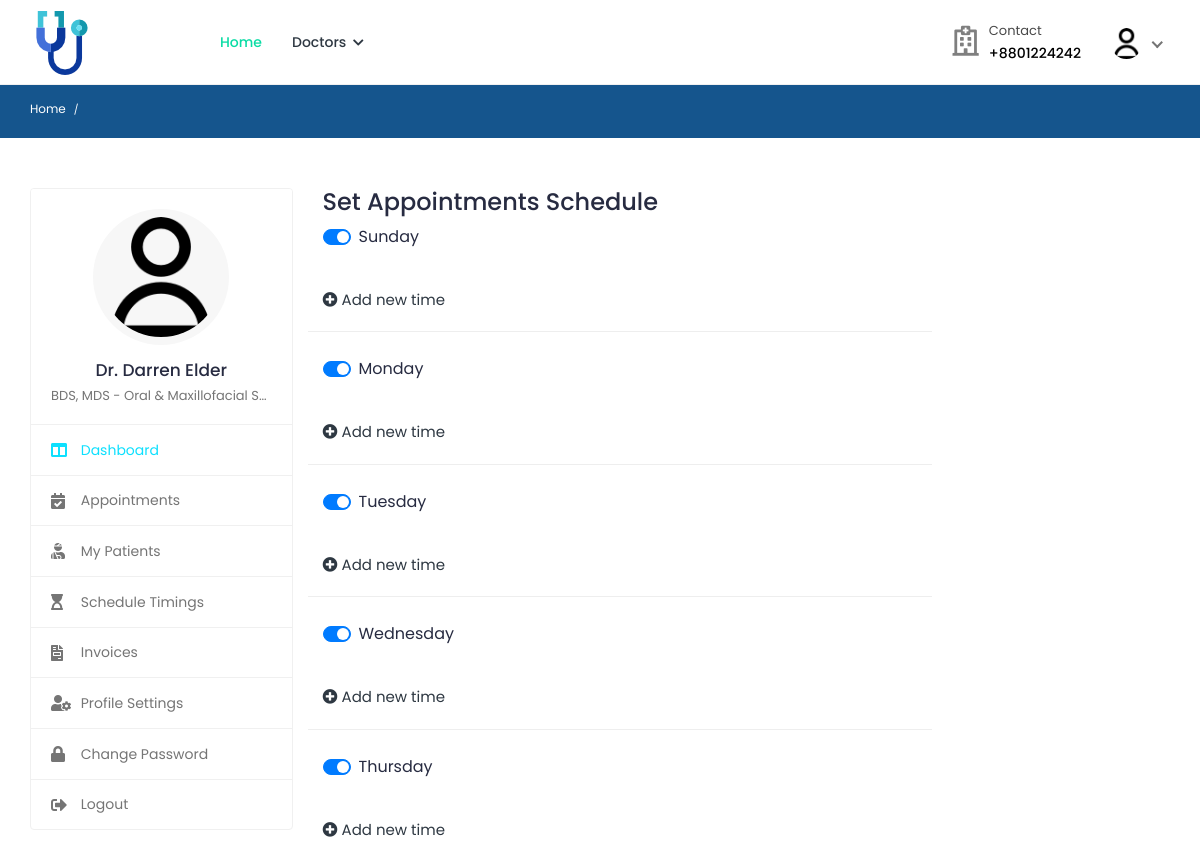
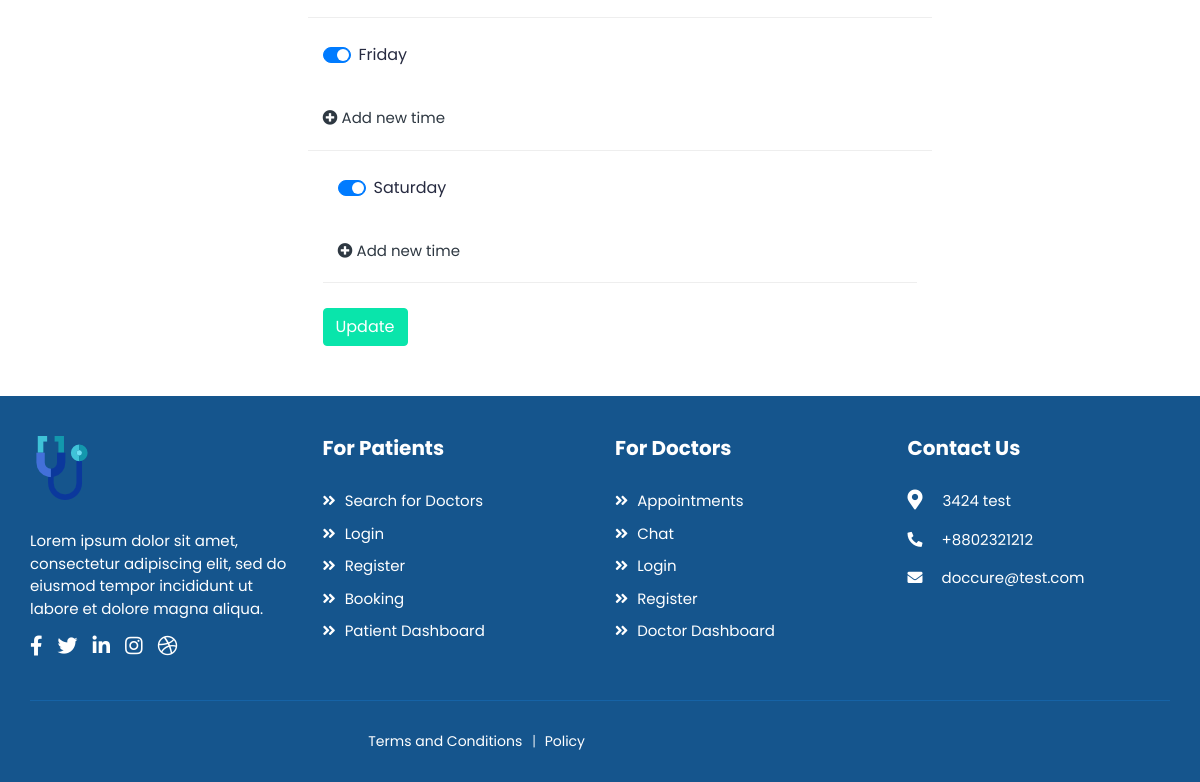
Page /doctors/schedule-timings/ (signed in) on the earlier database version (2 pictures, top to bottom).
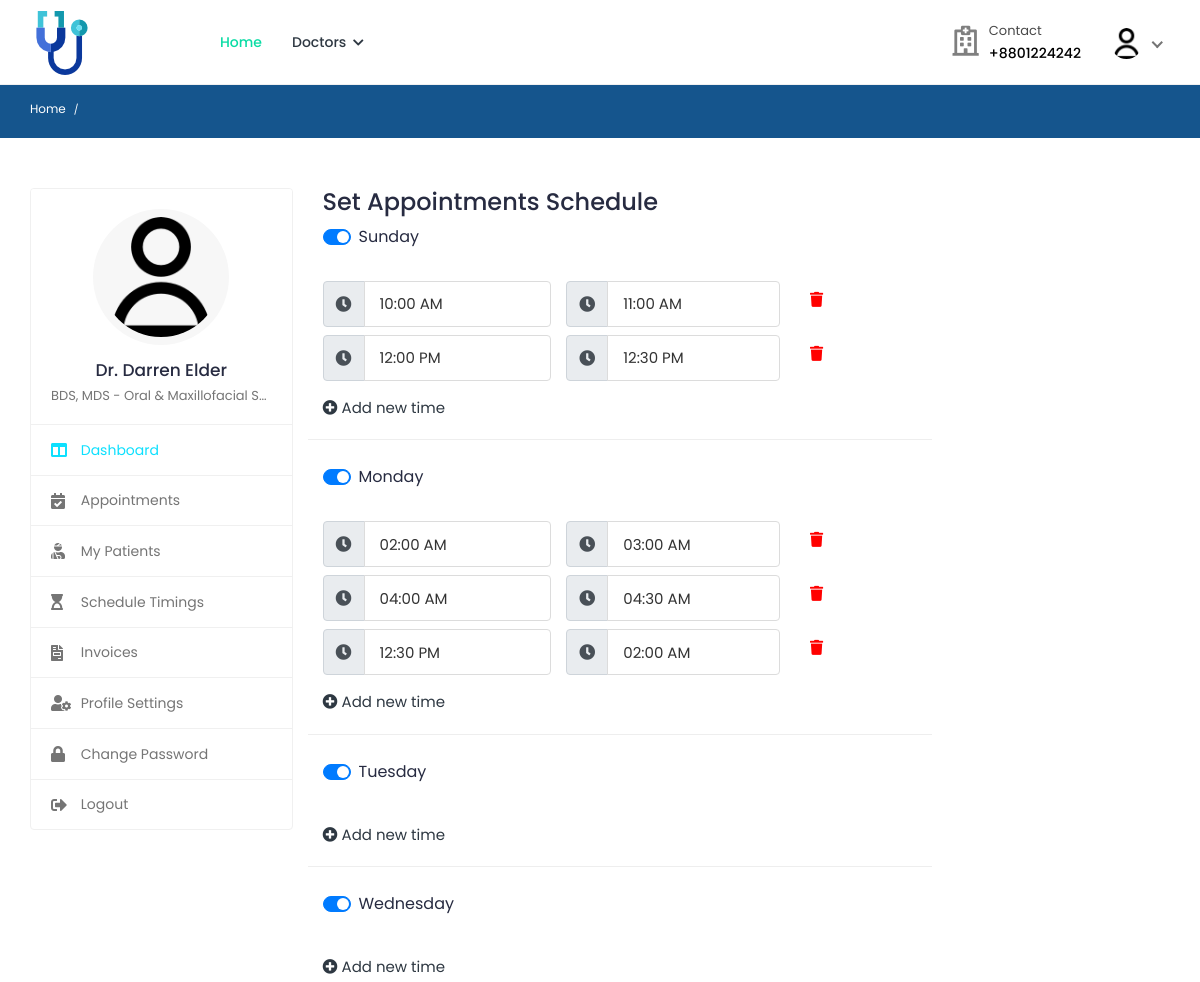
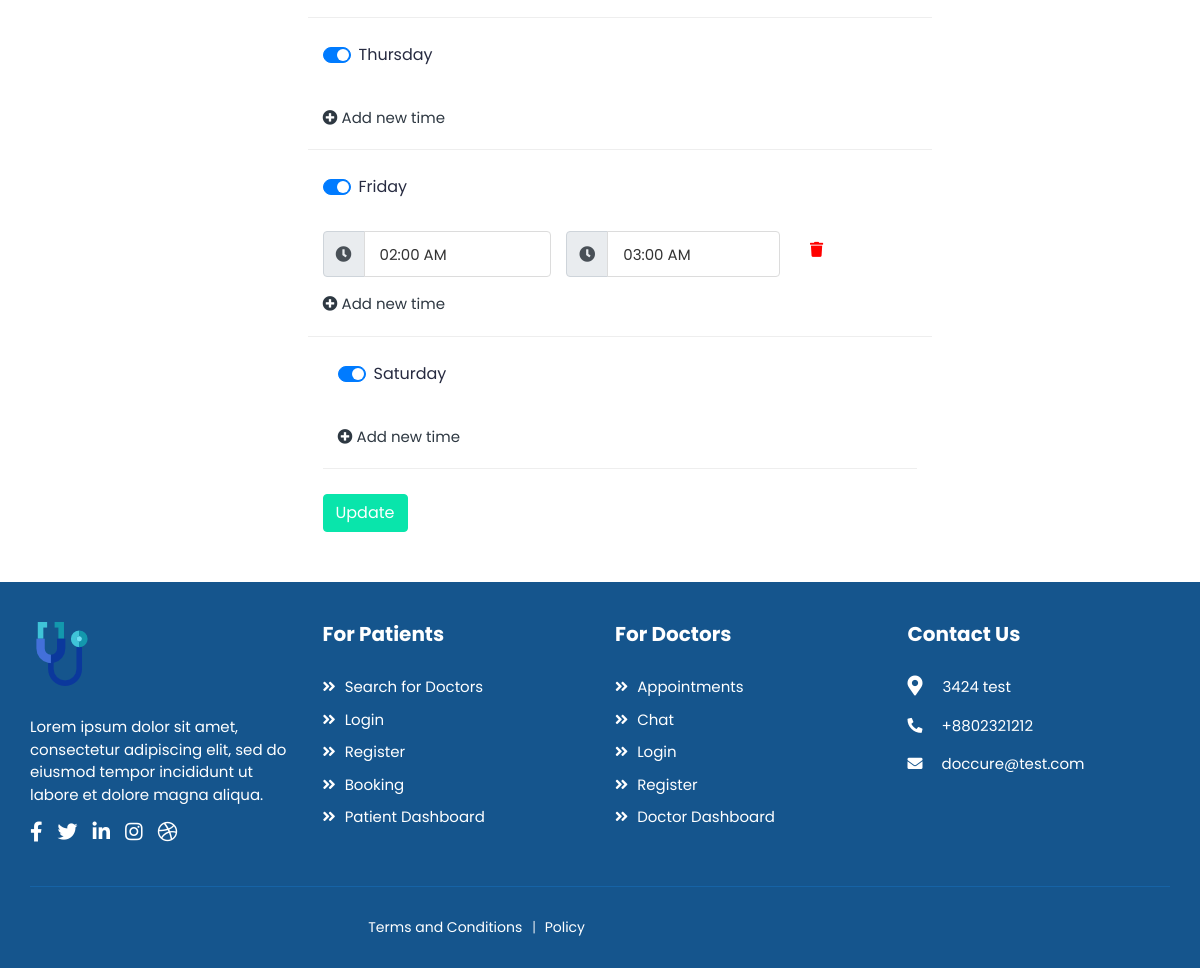
Same page on the later database version (2 pictures, top to bottom).
### doctors/models/general.py (models this page shows)
class TimeRange(models.Model):
    start = models.TimeField()
    end = models.TimeField()
    class Meta:
        unique_together = ('start', 'end')

### decorators.py (the view)
    def wrap(request, *args, **kwargs):
        user = request.user
        if user.role == "doctor":
            return function(request, *args, **kwargs)
        else:
            raise PermissionDenied

### templates/doctors/schedule-timings.html (shortened to what this page needs)
{% extends 'includes/doctor-sidebar.html' %}
{% load static %}
{% block css %}
    <link href="https://cdnjs.cloudflare.com/ajax/libs/timepicker/1.3.5/jquery.timepicker.min.css" rel="stylesheet">
    <link rel="stylesheet" href="{% static 'assets/css/doctor.css' %}">
{% endblock %}
{% block main %}
    <div class="row">
        <div class="col-md-8">
            <div class="box">
                <div class="box-header with-border">
                    <h3 class="box-title">Set Appointments Schedule</h3>
                </div>
                <div class="box-body">
                    <form method="post" class="validate-form" action="" role="form">
                        <div class="row main_item">
                            <div class="item-rows w-100 mb-20">
                                <div class="form-group col-md-12 mb-0">
                                    <div class="custom-control custom-switch pt-10">
                                        <label class="custom-control-label" for="switch-1">Sunday</label>
                                    </div>
                                </div>
                                {% for time in user.sunday.time_range.all %}
                                    <div class="hour-item col-md-12 hideable_1" id="row_48">
                                        <div class="row">
                                            <div class="col-sm-5 pr-0 mb-2">
                                                <div class="input-group">
                                                    <div class="input-group-prepend">
                                                        <span class="input-group-text"><i class="fa fa-clock"></i></span>
                                                    </div>
                                                    <input type="text" class="form-control timepicker" name="start_time_0" value="{{ time.start|time:"H:i A" }}" placeholder="Start time" autocomplete="off">
                                                </div>
                                            </div>
                                            <div class="col-sm-5 mb-2">
                                                <div class="input-group">
                                                    <div class="input-group-prepend">
                                                        <span class="input-group-text"><i class="fa fa-clock"></i></span>
                                                    </div>
                                                    <input type="text" class="form-control timepicker" name="end_time_0" value="{{ time.end|time:"H:i A" }}" placeholder="End time" autocomplete="off">
                                                </div>
                                            </div>
                                            <div class="col-sm-2 mb-2 mt-2"><a data-id="48" href="" class="del_time_row delete_item text-danger"><i class="fa fa-trash"></i></a></div>
                                        </div>
                                    </div>
                                {% endfor %}
                                <div class="form-group col-sm-12 mt-2 hideable_1" style="display: block;">
                                    <a href="#" data-id="0" class="add_time_row"><i class="fa fa-plus-circle"></i> Add new time</a>
                                </div>
                                <div class="day_divider"></div>
                            </div>
                            <div class="item-rows w-100 mb-20">
                                <div class="form-group col-md-12 mb-0">
                                    <div class="custom-control custom-switch pt-10">
                                        <label class="custom-control-label" for="switch-2">Monday</label>
                                    </div>
                                </div>
                                {% for time in user.monday.time_range.all %}
                                    <div class="hour-item col-md-12 hideable_2" id="row_52">
                                        <div class="row">
                                            <div class="col-sm-5 pr-0 mb-2">
                                                <div class="input-group">
                                                    <div class="input-group-prepend">
                                                        <span class="input-group-text"><i class="fa fa-clock"></i></span>
                                                    </div>
                                                    <input type="text" class="form-control timepicker" name="start_time_1" value="{{ time.start|time:"H:i A" }}" placeholder="Start time" autocomplete="off">
                                                </div>
                                            </div>
                                            <div class="col-sm-5 mb-2">
                                                <div class="input-group">
                                                    <div class="input-group-prepend">
                                                        <span class="input-group-text"><i class="fa fa-clock"></i></span>
                                                    </div>
                                                    <input type="text" class="form-control timepicker" name="end_time_1" value="{{ time.end|time:"H:i A" }}" placeholder="End time" autocomplete="off">
                                                </div>
                                            </div>
                                            <div class="col-sm-2 mb-2 mt-2"><a data-id="52" href="" class="del_time_row delete_item text-danger"><i class="fa fa-trash"></i></a></div>
                                        </div>
                                    </div>
                                {% endfor %}
                                <div class="form-group col-sm-12 mt-2 hideable_2" style="display: block;">
                                    <a href="#" data-id="1" class="add_time_row"><i class="fa fa-plus-circle"></i> Add new time</a>
                                </div>
                                <div class="day_divider"></div>
                            </div>
                            <div class="item-rows w-100 mb-20">
                                <div class="form-group col-md-12 mb-0">
                                    <div class="custom-control custom-switch pt-10">
                                        <label class="custom-control-label" for="switch-3">Tuesday</label>
                                    </div>
                                </div>
                                <div class="form-group col-sm-12 mt-2 hideable_3" style="display: block;">
                                    <a href="#" data-id="2" class="add_time_row"><i class="fa fa-plus-circle"></i> Add new time</a>
                                </div>
                                <div class="day_divider"></div>
                            </div>
                            <div class="item-rows w-100 mb-20">
                                <div class="form-group col-md-12 mb-0">
                                    <div class="custom-control custom-switch pt-10">
                                        <label class="custom-control-label" for="switch-4">Wednesday</label>
                                    </div>
                                </div>
                                <div class="form-group col-sm-12 mt-2 hideable_4" style="display: block;">
                                    <a href="#" data-id="3" class="add_time_row"><i class="fa fa-plus-circle"></i> Add new time</a>
                                </div>
                                <div class="day_divider"></div>
                            </div>
                            <div class="item-rows w-100 mb-20">
                                <div class="form-group col-md-12 mb-0">
                                    <div class="custom-control custom-switch pt-10">
                                        <label class="custom-control-label" for="switch-5">Thursday</label>
                                    </div>
                                </div>
                                <div class="form-group col-sm-12 mt-2 hideable_5" style="display: block;">
                                    <a href="#" data-id="4" class="add_time_row"><i class="fa fa-plus-circle"></i> Add new time</a>
                                </div>
                                <div class="day_divider"></div>
                            </div>
                            <div class="item-rows w-100 mb-20">
                                <div class="form-group col-md-12 mb-0">
                                    <div class="custom-control custom-switch pt-10">
                                        <label class="custom-control-label" for="switch-6">Friday</label>
                                    </div>
                                </div>
                                 {% for time in user.friday.time_range.all %}
                                    <div class="hour-item col-md-12 hideable_5" id="row_52">
                                        <div class="row">
                                            <div class="col-sm-5 pr-0 mb-2">
                                                <div class="input-group">
                                                    <div class="input-group-prepend">
                                                        <span class="input-group-text"><i class="fa fa-clock"></i></span>
                                                    </div>
                                                    <input type="text" class="form-control timepicker" name="start_time_1" value="{{ time.start|time:"H:i A" }}" placeholder="Start time" autocomplete="off">
                                                </div>
                                            </div>
                                            <div class="col-sm-5 mb-2">
                                                <div class="input-group">
                                                    <div class="input-group-prepend">
                                                        <span class="input-group-text"><i class="fa fa-clock"></i></span>
                                                    </div>
                                                    <input type="text" class="form-control timepicker" name="end_time_1" value="{{ time.end|time:"H:i A" }}" placeholder="End time" autocomplete="off">
                                                </div>
                                            </div>
                                            <div class="col-sm-2 mb-2 mt-2"><a data-id="52" href="" class="del_time_row delete_item text-danger"><i class="fa fa-trash"></i></a></div>
                                        </div>
                                    </div>
                                {% endfor %}
                                <div class="form-group col-sm-12 mt-2 hideable_6">
                                    <a href="#" data-id="5" class="add_time_row"><i class="fa fa-plus-circle"></i> Add new time</a>
                                </div>
                                <div class="day_divider"></div>
                            </div>
                        </div>
                        <div class="item-rows w-100 mb-20">
                            <div class="form-group col-md-12 mb-0">
                                <div class="custom-control custom-switch pt-10">
                                    <label class="custom-control-label" for="switch-7">Saturday</label>
                                </div>
                            </div>
                            <div class="form-group col-sm-12 mt-2 hideable_7" style="display: block;">
                                <a href="#" data-id="6" class="add_time_row"><i class="fa fa-plus-circle"></i> Add new time</a>
                            </div>
                            <div class="day_divider"></div>
                        </div>
                        <button type="submit" class="btn btn-primary"> Update</button>
                    </form>
                </div>
            </div>
        </div>
    </div>
{% endblock %}

Differences in the rows shown:
added TimeRange: start_time_0 "10:00 AM", end_time_0 "11:00 AM", shown under "Set Appointments Schedule"
added TimeRange: start_time_0 "12:00 PM", end_time_0 "12:30 PM", shown under "Set Appointments Schedule"
added TimeRange: start_time_1 "02:00 AM", end_time_1 "03:00 AM"
added TimeRange: start_time_1 "04:00 AM", end_time_1 "04:30 AM"
added TimeRange: start_time_1 "12:30 PM", end_time_1 "02:00 AM"
